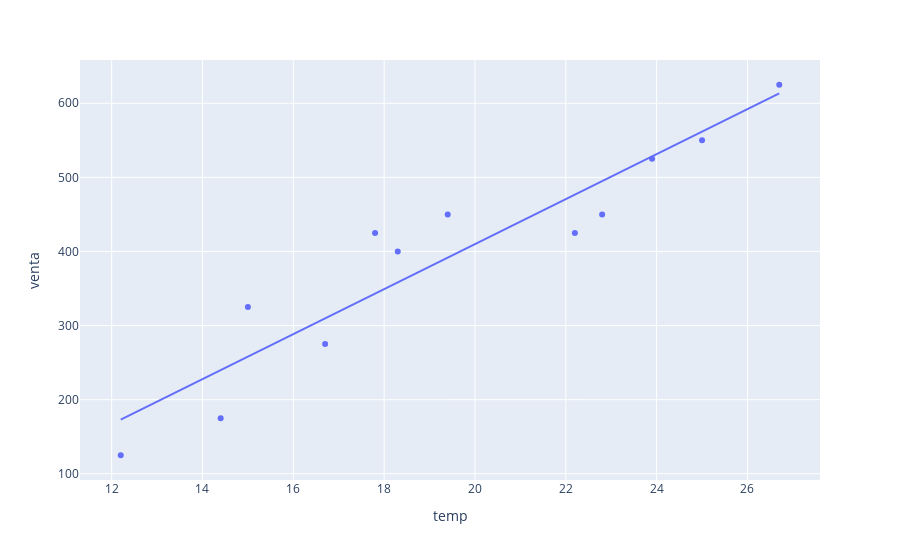

The cell this chart's notebook holds for it:
### Code cell
fig=px.scatter(data,x='temp',y='venta',trendline="ols")
fig.show()

### Figure 1 — Plotly figure (JSON) as saved in the notebook; plotly's stock layout.template omitted (floating-point values rounded to 4 significant figures)
{"data": [{"hovertemplate": "temp=%{x}<br>venta=%{y}<extra></extra>", "legendgroup": "", "marker": {"color": "#636efa", "symbol": "circle"}, "mode": "markers", "name": "", "orientation": "v", "showlegend": false, "type": "scatter", "x": [22.8, 23.9, 25, 18.3, 14.4, 19.4, 17.8, 16.7, 12.2, 22.2, 26.7, 15], "xaxis": "x", "y": [450, 525, 550, 400, 175, 450, 425, 275, 125, 425, 625, 325], "yaxis": "y"}, {"hovertemplate": "<b>OLS trendline</b><br>venta = 30.3621 * temp + -197.239<br>R<sup>2</sup>=0.880213<br><br>temp=%{x}<br>venta=%{y} <b>(trend)</b><extra></extra>", "legendgroup": "", "marker": {"color": "#636efa", "symbol": "circle"}, "mode": "lines", "name": "", "showlegend": false, "type": "scatter", "x": [12.2, 14.4, 15, 16.7, 17.8, 18.3, 19.4, 22.2, 22.8, 23.9, 25, 26.7], "xaxis": "x", "y": [173.2, 240.0, 258.2, 309.8, 343.2, 358.4, 391.8, 476.8, 495.0, 528.4, 561.8, 613.4], "yaxis": "y"}], "layout": {"legend": {"tracegroupgap": 0}, "margin": {"t": 60}, "xaxis": {"anchor": "y", "domain": [0, 1], "title": {"text": "temp"}}, "yaxis": {"anchor": "x", "domain": [0, 1], "title": {"text": "venta"}}}}
